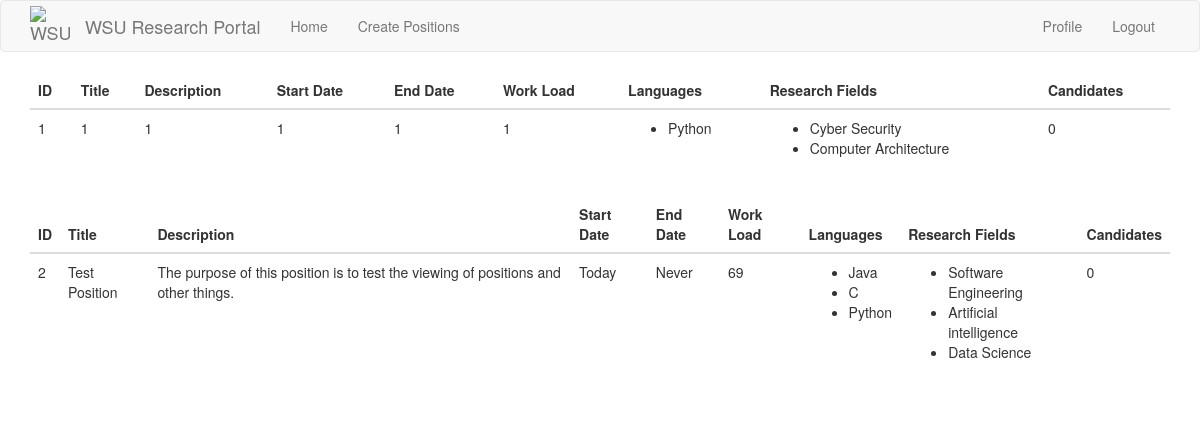
The page /index (signed in) on the database its author committed.
### src/Model/models.py (models this page shows)
class Position(db.Model):
    id = db.Column(db.Integer, primary_key=True)
    title = db.Column(db.String(32), unique=True)
    description = db.Column(db.String(256))
    start_date = db.Column(db.String(256))
    end_date = db.Column(db.String(256))
    work_load = db.Column(db.Integer) # Time commitment.
    languages = db.relationship(
        'Language',
        secondary = positionLanguages,
        primaryjoin = (positionLanguages.c.position_id == id),
        lazy='dynamic',
        overlaps='languages'
    )
    research_fields = db.relationship(
        'Interest',
        secondary=positionInterests,
        primaryjoin=(positionInterests.c.position_id == id),
        lazy='dynamic',
        overlaps='interests'
    )
    candidates = db.Column(db.Integer) # Stores the ID's of the current candidates for the position.
    applications = db.relationship('Application', backref='position') # A position has multiple applications associated to it.
    professor_id = db.Column(db.Integer, db.ForeignKey('professor.id')) # Every position has one professor associated to it.

class Language(db.Model):
    id = db.Column(db.Integer, primary_key=True)
    name = db.Column(db.String(12))
    studentLanguages = db.relationship(
        'Student',
        secondary=studentLanguages,
        primaryjoin=(studentLanguages.c.language_id == id),
        lazy='dynamic',
        overlaps='languages'
    )
    positionLanguages = db.relationship(
        'Position',
        secondary = positionLanguages,
        primaryjoin = (positionLanguages.c.language_id == id),
        lazy = 'dynamic',
        overlaps='languages'
    )

class Interest(db.Model):
    id = db.Column(db.Integer, primary_key=True)
    name = db.Column(db.String(100))
    studentInterests = db.relationship(
        'Student',
        secondary=studentInterests,
        primaryjoin=(studentInterests.c.interest_id == id),
        lazy='dynamic',
        overlaps='interests'
    )
    positionInterests = db.relationship(
        'Position',
        secondary = positionInterests,
        primaryjoin = (positionInterests.c.interest_id == id),
        lazy = 'dynamic',
        overlaps = 'interests'
    )

### src/Controller/routes.py (the view)
@routes.route("/", methods=['GET'])
@routes.route("/index", methods=['GET'])
@login_required
def index():
    positions=Position.query.all()
    return render_template("index.html", title="WSU Research Portal", positions=positions)

### app.py (called while the page is built)
@app.before_request
def initBD(*args, **kwargs):
    if app.got_first_request:
        db.create_all()
        if Language.query.count() == 0:
            languages = ['Java','C', 'Python', 'C++', 'JavaScript', 'HTML', 'CSS']
            for t in languages:
                db.session.add(Language(name=t))
        db.session.commit()
        if Interest.query.count() == 0:
            interests = ['Software Engineering', 'Artificial intelligence', 'Cyber Security', 'Machine Learning', 'Computer Architecture', 'Data Science']
            for t in interests:
                db.session.add(Interest(name=t))
        db.session.commit()

### src/Model/models.py (called while the page is built)
@login.user_loader
def load_user(id):
    return User.query.get(int(id))

### src/View/templates/index.html
{% extends "base.html" %}
{% block app_content %}
    <div>
        {% for position in positions %}
        <div>
            {% include '_position.html' %}
        </div>
        {% endfor %}
    </div>
{% endblock %}

### src/View/templates/base.html (shortened to what this page needs)
{% extends 'bootstrap/base.html' %}
{% import 'bootstrap/wtf.html' as wtf %}
{% block navbar %}
    {% include "_navbar.html" %}
{% endblock %}
{% block content %}
    <div class="container">
        {% block app_content %}{% endblock %}
    </div>
{% endblock %}

### src/View/templates/_navbar.html (shortened to what this page needs)
{% block navbar %}
    <nav class="navbar navbar-default">
        <div class="container">
            <div class="navbar-header">
                <a class="navbar-brand" href="{{ url_for('routes.index') }}" style="display: flex; align-items: center;">
                    <img src="{{ url_for('static', filename='wsu-logo.png') }}" alt="WSU Cougarhead" style="width: 40px; height: 40px">
                    <span style="margin-left: 15px;">WSU Research Portal</span>
                </a>
            </div>
            <div class="collapse navbar-collapse" id="bs-example-navbar-collapse-1">
                <ul class="nav navbar-nav">
                    <li><a href="{{ url_for('routes.index') }}"> Home </a></li>
                    {% if current_user.user_type == "Professor" %}
                    <li><a href="{{ url_for('routes.create_position') }}"> Create Positions </a></li>
                    {% endif %}
                </ul>
                <ul class="nav navbar-nav navbar-right">
                    {% if current_user.is_anonymous %}
                    <li><a href="{{ url_for('auth.login') }}">Login</a></li>
                    {% else %}
                    <li><a href="{{ url_for('routes.index') }}">Profile</a></li>
                    <li><a href="{{ url_for('auth.logout') }}">Logout</a></li>
                    {% endif %}
                </ul>
            </div>
        </div>
    </nav>
{% endblock %}

### src/View/templates/_position.html
<table class="table">
    <thead>
        <tr>
            <th>ID</th>
            <th>Title</th>
            <th>Description</th>
            <th>Start Date</th>
            <th>End Date</th>
            <th>Work Load</th>
            <th>Languages</th>
            <th>Research Fields</th>
            <th>Candidates</th>
        </tr>
    </thead>
    <tbody>
            <tr>
                <td>{{ position.id }}</td>
                <td>{{ position.title }}</td>
                <td>{{ position.description }}</td>
                <td>{{ position.start_date }}</td>
                <td>{{ position.end_date }}</td>
                <td>{{ position.work_load }}</td>
                <td>
                    <ul>
                        {% for language in position.languages %}
                            <li>{{ language.name }}</li>
                        {% endfor %}
                    </ul>
                </td>
                <td>
                    <ul>
                        {% for interest in position.research_fields %}
                            <li>{{ interest.name }}</li>
                        {% endfor %}
                    </ul>
                </td>
                <td>{{ position.candidates }}</td>
            </tr>
    </tbody>
</table>

### rows shown on the page
Position: id "1", title "1", description "1", start_date "1", end_date "1", work_load "1", candidates "0"
Language: name "Python"
Interest: name "Cyber Security"
Interest: name "Computer Architecture"
Position: id "2", title "Test Position", description "The purpose of this position is to test the viewing of positions and other things.", start_date "Today", end_date "Never", work_load "69", candidates "0"
Language: name "Java"
Language: name "C"
Interest: name "Software Engineering"
Interest: name "Artificial intelligence"
Interest: name "Data Science"
